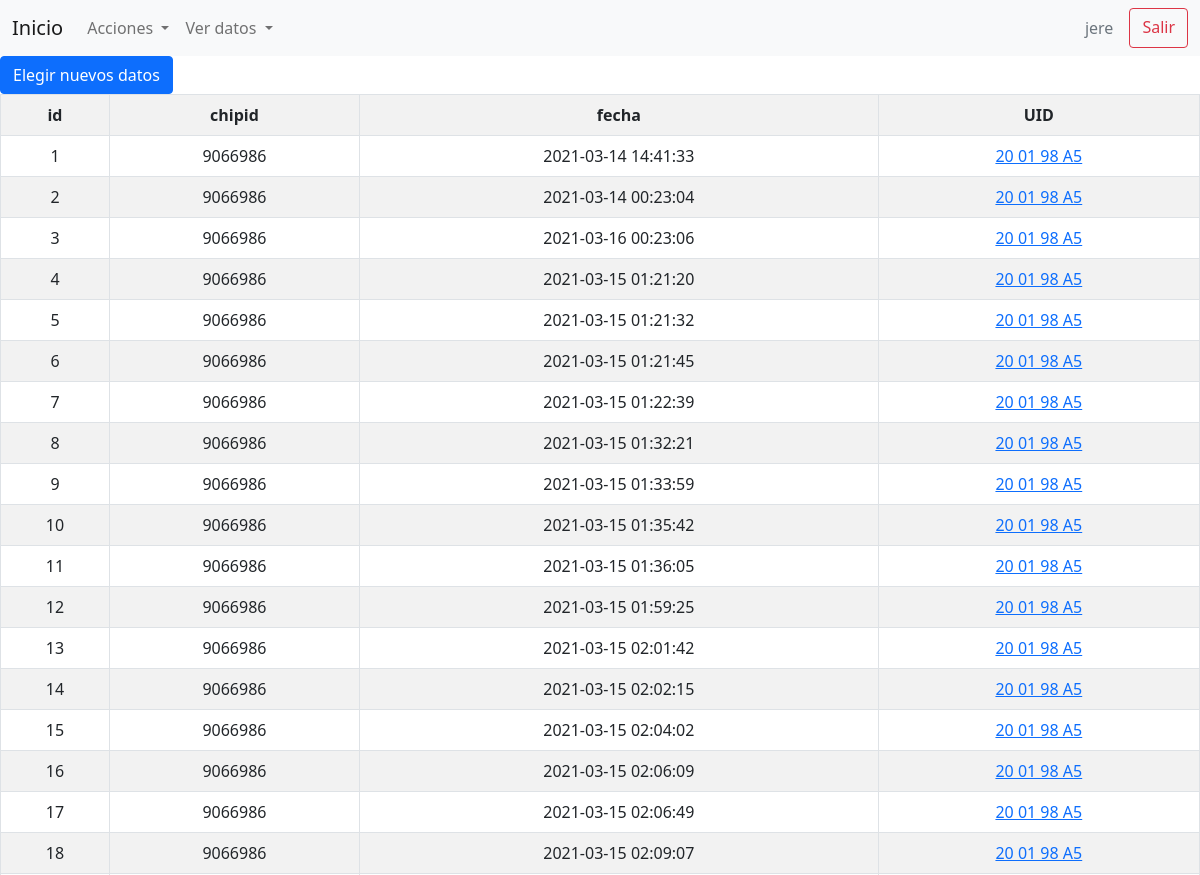
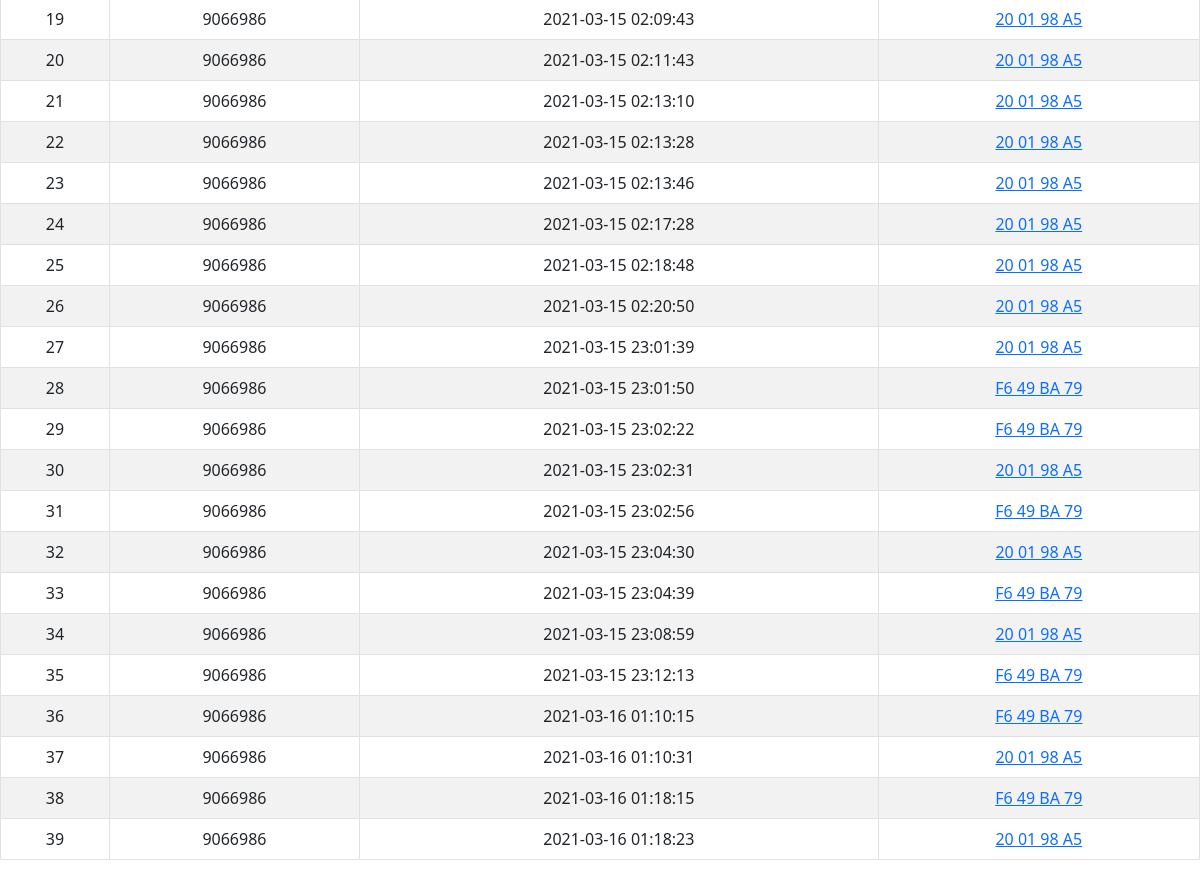
/ingresos.php (signed in), run on the app's committed database (2 pictures, top to bottom).
### tables this page shows
CREATE TABLE `ingresos` (
  `id` int(11) NOT NULL,
  `chipid` int(11) NOT NULL,
  `fecha` timestamp NOT NULL DEFAULT current_timestamp() ON UPDATE current_timestamp(),
  `UID` varchar(50) NOT NULL
);

### ingresos.php (the view, shortened to what this page needs)
<?php
include("Conexion.php");
$fecha = $_POST['fecha'];
$consulta = "SELECT * FROM ingresos WHERE DATE_FORMAT(fecha, '%Y-%m-%d') = '$fecha'";
if($fecha == null){
	$consulta = "SELECT * FROM ingresos WHERE 1";
}
?>
<!DOCTYPE html>
<html>
<head>
</head>
<body>
	<?php
	include("navegacion.php");
	?>
	<a href="datosingreso.php" class="btn btn-primary">Elegir nuevos datos</a>
	<table width="100%" class="table table-bordered table-striped"  align="center">
				  <tr align="center" >
				  	<th>id</th>
				    <th>chipid</th>
				    <th>fecha</th>
				    <th>UID</th>
				  </tr>
					<?php
					$resultado = mysqli_query($conexion, $consulta);
					while ($filas=mysqli_fetch_assoc($resultado)) {?>
				  <tr align="center">
				    <td><?php echo $filas["id"]?></td>
				    <td><?php echo $filas["chipid"]?></td>
				    <td><?php echo $filas["fecha"]?></td>
				    <td><a href="usuarios.php?UID=<?php echo $filas["UID"]?>"><?php echo $filas["UID"]?></a></td>
				  </tr>
				  <?php
					}
					?>
			</table>
</body>
</html>

### data on the page
ingresos: id "1", chipid "9066986", fecha "2021-03-14 14:41:33", UID "20 01 98 A5"
ingresos: id "2", chipid "9066986", fecha "2021-03-14 00:23:04", UID "20 01 98 A5"
ingresos: id "3", chipid "9066986", fecha "2021-03-16 00:23:06", UID "20 01 98 A5"
ingresos: id "4", chipid "9066986", fecha "2021-03-15 01:21:20", UID "20 01 98 A5"
ingresos: id "5", chipid "9066986", fecha "2021-03-15 01:21:32", UID "20 01 98 A5"
ingresos: id "6", chipid "9066986", fecha "2021-03-15 01:21:45", UID "20 01 98 A5"
ingresos: id "7", chipid "9066986", fecha "2021-03-15 01:22:39", UID "20 01 98 A5"
ingresos: id "8", chipid "9066986", fecha "2021-03-15 01:32:21", UID "20 01 98 A5"
ingresos: id "9", chipid "9066986", fecha "2021-03-15 01:33:59", UID "20 01 98 A5"
ingresos: id "10", chipid "9066986", fecha "2021-03-15 01:35:42", UID "20 01 98 A5"
ingresos: id "11", chipid "9066986", fecha "2021-03-15 01:36:05", UID "20 01 98 A5"
ingresos: id "12", chipid "9066986", fecha "2021-03-15 01:59:25", UID "20 01 98 A5"
ingresos: id "13", chipid "9066986", fecha "2021-03-15 02:01:42", UID "20 01 98 A5"
ingresos: id "14", chipid "9066986", fecha "2021-03-15 02:02:15", UID "20 01 98 A5"
ingresos: id "15", chipid "9066986", fecha "2021-03-15 02:04:02", UID "20 01 98 A5"
ingresos: id "16", chipid "9066986", fecha "2021-03-15 02:06:09", UID "20 01 98 A5"
ingresos: id "17", chipid "9066986", fecha "2021-03-15 02:06:49", UID "20 01 98 A5"
ingresos: id "18", chipid "9066986", fecha "2021-03-15 02:09:07", UID "20 01 98 A5"
ingresos: id "19", chipid "9066986", fecha "2021-03-15 02:09:43", UID "20 01 98 A5"
ingresos: id "20", chipid "9066986", fecha "2021-03-15 02:11:43", UID "20 01 98 A5"
ingresos: id "21", chipid "9066986", fecha "2021-03-15 02:13:10", UID "20 01 98 A5"
ingresos: id "22", chipid "9066986", fecha "2021-03-15 02:13:28", UID "20 01 98 A5"
ingresos: id "23", chipid "9066986", fecha "2021-03-15 02:13:46", UID "20 01 98 A5"
ingresos: id "24", chipid "9066986", fecha "2021-03-15 02:17:28", UID "20 01 98 A5"
ingresos: id "25", chipid "9066986", fecha "2021-03-15 02:18:48", UID "20 01 98 A5"
ingresos: id "26", chipid "9066986", fecha "2021-03-15 02:20:50", UID "20 01 98 A5"
ingresos: id "27", chipid "9066986", fecha "2021-03-15 23:01:39", UID "20 01 98 A5"
ingresos: id "28", chipid "9066986", fecha "2021-03-15 23:01:50", UID "F6 49 BA 79"
ingresos: id "29", chipid "9066986", fecha "2021-03-15 23:02:22", UID "F6 49 BA 79"
ingresos: id "30", chipid "9066986", fecha "2021-03-15 23:02:31", UID "20 01 98 A5"
ingresos: id "31", chipid "9066986", fecha "2021-03-15 23:02:56", UID "F6 49 BA 79"
ingresos: id "32", chipid "9066986", fecha "2021-03-15 23:04:30", UID "20 01 98 A5"
ingresos: id "33", chipid "9066986", fecha "2021-03-15 23:04:39", UID "F6 49 BA 79"
ingresos: id "34", chipid "9066986", fecha "2021-03-15 23:08:59", UID "20 01 98 A5"
ingresos: id "35", chipid "9066986", fecha "2021-03-15 23:12:13", UID "F6 49 BA 79"
ingresos: id "36", chipid "9066986", fecha "2021-03-16 01:10:15", UID "F6 49 BA 79"
ingresos: id "37", chipid "9066986", fecha "2021-03-16 01:10:31", UID "20 01 98 A5"
ingresos: id "38", chipid "9066986", fecha "2021-03-16 01:18:15", UID "F6 49 BA 79"
ingresos: id "39", chipid "9066986", fecha "2021-03-16 01:18:23", UID "20 01 98 A5"

### other printed values
$usuario "jere"
